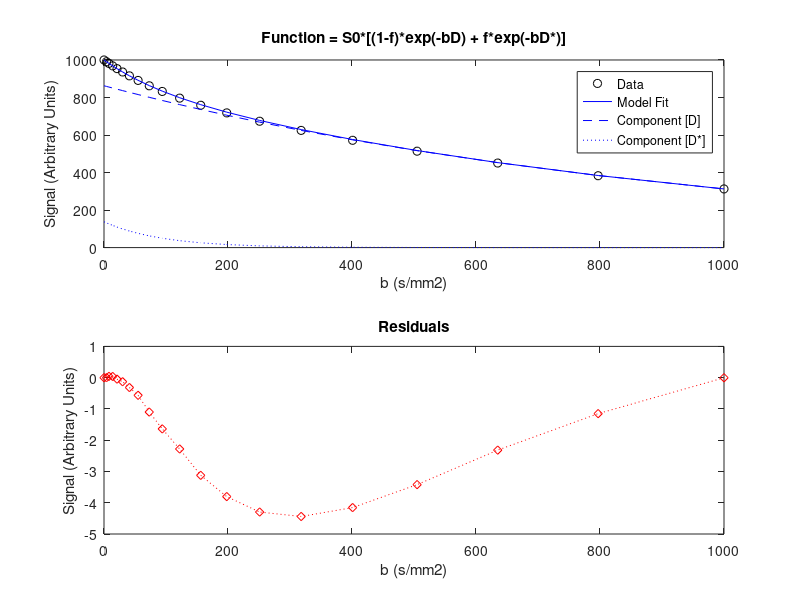

Recreate this plot in MATLAB. (Note: this script raises an error after producing the figure.)
%% L10_Exercise_01

warning off;

% Create perfect test data
Data = [0 1000.0; 4 990.7; 8 981.7; 14 968.6; 21 953.9; 30 936.0; 41 915.4; 55 891.1; 73 862.4; 94 832.3; 122 796.7; 156 758.7; 198 718.0; 251 673.5; 318 624.7; 401 571.9; 505 513.9; 635 450.7; 797 383.1; 1000 312.7];
D_Data = [0 850.0; 4 846.6; 8 843.2; 14 838.2; 21 832.3; 30 824.9; 41 815.9; 55 804.5; 73 790.2; 94 773.7; 122 752.4; 156 727.2; 198 697.3; 251 6661.3; 318 618.5; 401 569.2; 505 513.0; 635 450.4; 797 383.1; 1000 312.7];
Dstar_Data = [0 150.0; 4 144.1; 8 138.5; 14 130.4; 21 121.6; 30 111.1; 41 99.5; 55 86.5; 73 72.3; 94 58.6; 122 44.3; 156 31.5; 198 20.7; 251 12.2; 318 6.2; 401 2.7; 505 1.0; 635 0.3; 797 0.1; 1000 0.0];

% Extract b-values and signal into separate arrays
b = Data((1:end),1);
S = Data((1:end),2);

% Create model function
modelfun = @(x,b)x(1)*((1-x(2))*exp(-b*x(3)) + x(2)*exp(-b*x(4)));

% Initial (good) estimates for S0(x0(1)), f(x0(2)), D(x0(3)), and D*(x0(4))

% S0 estimate is first data point
x0(1) = S(1);
% D estimate is slope of last five points
% (assuming D* component is negligible)
x0(3) = log(S(end-5)/S(end))/(b(end)-b(end-5)); % in millimetres squared per second
% Ensure within physiological bounds
if x0(3)<0.0005, x0(3) = 0.001; end
if x0(3)>0.0030, x0(3) = 0.001; end
% f estimate based on difference at first data point
% between data and D only extrapolation
x0(2) = 1-(S(end)/(x0(1)*exp(-b(end)*x0(3)))); % decimal
% Ensure within physiological bounds
if x0(2)<0, x0(2) = 0.10; end
if x0(2)>1, x0(2) = 0.10; end
% D* estimate calculated directly from other estimates
x0(4) = (log((x0(1)*x0(2))/(S(2)-x0(1)*(1-x0(2))*exp(-b(2)*x0(3)))))/b(2); % in millimetres squared per second
% Ensure within physiological bounds
if x0(4)>x0(3)*30; x0(4) = x0(3)*10; end
if x0(4)<x0(3); x0(4) = x0(3)*10; end
    
FC_D_init = x0(1)*(1-x0(2))*exp(-b*x0(3));
FC_DStar_init = x0(1)*x0(2).*exp(-b*x0(4));
FC_Total_init = FC_D_init + FC_DStar_init;
residuals_init = S - FC_Total_init;
    
figure('Name','Initial (Good) Estimates Fit','NumberTitle','off');
    
subplot(2, 1, 1)
    plot(b, S, 'ko')
    hold on
    plot(b, FC_Total_init, 'b-')
    hold on
    plot(b, FC_D_init, 'b--')
    hold on
    plot(b, FC_DStar_init, 'b:')
    hold on
    xlabel('b (s/mm2)')
    ylabel('Signal (Arbitrary Units)')
    title('Function = S0*[(1-f)*exp(-bD) + f*exp(-bD*)]');
    legend('Data', 'Model Fit', 'Component [D]', 'Component [D*]');
    hold off
        
subplot(2, 1, 2)
    plot(b, residuals_init, 'rd:')
    hold on
    xlabel('b (s/mm2)')
    ylabel('Signal (Arbitrary Units)')
    title('Residuals')
    hold off


%% Display results
message = sprintf('Actual Parameters');
message = char(message, sprintf('D = 0.0010 mm2/s'));
message = char(message, sprintf('D* = 0.010 mm2/s'));
message = char(message, sprintf('f = 0.15'));
message = char(message, sprintf(''));
message = char(message, sprintf('Initial Estimates'));
message = char(message, sprintf('D = %.4f mm2/s', x0(3)));
message = char(message, sprintf('D* = %.3f mm2/s', x0(4)));
message = char(message, sprintf('f = %.2f', x0(2)));
hd = msgbox(cellstr(message), 'Results for Initial Estimates');
set(hd, 'position', [300 300 350 150]);

%%
    
[xfit,residuals,J,COVB,mse] = nlinfit(b(1:end),S(1:end),modelfun,x0);

results = [xfit mse x0];
    
% Data plotting
    
% Generate curves for two components 
FC_D = xfit(1)*(1-xfit(2))*exp(-b*xfit(3));
FC_DStar = xfit(1)*xfit(2).*exp(-b*xfit(4));
FC_Total = FC_D + FC_DStar;
    
figure('Name','Final (Good Initial Estimates) Biexponential Data Fit','NumberTitle','off')
    
subplot(2, 1, 1)
    plot(b, S, 'ko')
    hold on
    plot(b, FC_Total, 'b-')
    hold on
    plot(b, FC_D, 'b--')
    hold on
    plot(b, FC_DStar, 'b:')
    hold on
    xlabel('b (s/mm2)')
    ylabel('Signal (Arbitrary Units)')
    title('Function = S0*[(1-f)*exp(-bD) + f*exp(-bD*)]');
    legend('Data', 'Model Fit', 'Component [D]', 'Component [D*]');
    hold off
    
subplot(2, 1, 2)
    plot(b, residuals, 'rd:')
    hold on
    xlabel('b (s/mm2)')
    ylabel('Signal (Arbitrary Units)')
    title('Residuals')
    hold off

%%

% Display results
message = sprintf('Actual Parameters');
message = char(message, sprintf('D = 0.0010 mm2/s'));
message = char(message, sprintf('D* = 0.010 mm2/s'));
message = char(message, sprintf('f = 0.15'));
message = char(message, sprintf(''));
message = char(message, sprintf('Fitted Parameters'));
message = char(message, sprintf('D = %.4f mm2/s', xfit(3)));
message = char(message, sprintf('D* = %.3f mm2/s', xfit(4)));
message = char(message, sprintf('f = %.2f', xfit(2)));
hd = msgbox(cellstr(message), 'Results for Ideal Data (Good Estimates)');
set(hd, 'position', [300 300 350 150]);

%%
    
% Initial (poor) estimates for S0(x0(1)), f(x0(2)), D(x0(3)), and D*(x0(4))

% S0 estimate is multiple of first data point
x0(1) = 0.80*S(1);
% D estimate is slope of first five points
% (assuming D* component is negligible)
x0(3) = log(S(1)/S(5))/(b(5)-b(1)); % in millimetres squared per second
% f estimate assumes equal proportions
x0(2) = 0.5; % decimal
% D* estimate calculated as twice D estimate
x0(4) = 2*x0(3);
    
FC_D_init = x0(1)*(1-x0(2))*exp(-b*x0(3));
FC_DStar_init = x0(1)*x0(2).*exp(-b*x0(4));
FC_Total_init = FC_D_init + FC_DStar_init;
residuals_init = S - FC_Total_init;
    
figure('Name','Initial (Poor) Estimates Fit','NumberTitle','off');
    
subplot(2, 1, 1)
    plot(b, S, 'ko')
    hold on
    plot(b, FC_Total_init, 'b-')
    hold on
    plot(b, FC_D_init, 'b--')
    hold on
    plot(b, FC_DStar_init, 'b:')
    hold on
    xlabel('b (s/mm2)')
    ylabel('Signal (Arbitrary Units)')
    title('Function = S0*[(1-f)*exp(-bD) + f*exp(-bD*)]');
    legend('Data', 'Model Fit', 'Component [D]', 'Component [D*]');
    hold off
        
subplot(2, 1, 2)
    plot(b, residuals_init, 'rd:')
    hold on
    xlabel('b (s/mm2)')
    ylabel('Signal (Arbitrary Units)')
    title('Residuals')
    hold off

%%

% Display results
message = sprintf('Actual Parameters');
message = char(message, sprintf('D = 0.0010 mm2/s'));
message = char(message, sprintf('D* = 0.010 mm2/s'));
message = char(message, sprintf('f = 0.15'));
message = char(message, sprintf(''));
message = char(message, sprintf('Initial Estimates'));
message = char(message, sprintf('D = %.4f mm2/s', x0(3)));
message = char(message, sprintf('D* = %.3f mm2/s', x0(4)));
message = char(message, sprintf('f = %.2f', x0(2)));
hd = msgbox(cellstr(message), 'Results for Initial Estimates');
set(hd, 'position', [300 300 350 150]);

%%
    
[xfit,residuals,J,COVB,mse] = nlinfit(b(1:end),S(1:end),modelfun,x0);

results = [xfit mse x0];
    
% Data plotting
    
% Generate curves for two components 
FC_D = xfit(1)*(1-xfit(2))*exp(-b*xfit(3));
FC_DStar = xfit(1)*xfit(2).*exp(-b*xfit(4));
FC_Total = FC_D + FC_DStar;
    
figure('Name','Final (Poor Initial Estimates) Biexponential Data Fit','NumberTitle','off')
    
subplot(2, 1, 1)
    plot(b, S, 'ko')
    hold on
    plot(b, FC_Total, 'b-')
    hold on
    plot(b, FC_D, 'b--')
    hold on
    plot(b, FC_DStar, 'b:')
    hold on
    xlabel('b (s/mm2)')
    ylabel('Signal (Arbitrary Units)')
    title('Function = S0*[(1-f)*exp(-bD) + f*exp(-bD*)]');
    legend('Data', 'Model Fit', 'Component [D]', 'Component [D*]');
    hold off
    
subplot(2, 1, 2)
    plot(b, residuals, 'rd:')
    hold on
    xlabel('b (s/mm2)')
    ylabel('Signal (Arbitrary Units)')
    title('Residuals')
    hold off
    
%%

% Display results
message = sprintf('Actual Parameters');
message = char(message, sprintf('D = 0.0010 mm2/s'));
message = char(message, sprintf('D* = 0.010 mm2/s'));
message = char(message, sprintf('f = 0.15'));
message = char(message, sprintf(''));
message = char(message, sprintf('Fitted Parameters'));
message = char(message, sprintf('D = %.4f mm2/s', xfit(3)));
message = char(message, sprintf('D* = %.3f mm2/s', xfit(4)));
message = char(message, sprintf('f = %.2f', xfit(2)));
hd = msgbox(cellstr(message), 'Results for Ideal Data (Poor Estimates)');
set(hd, 'position', [300 300 350 150]);

